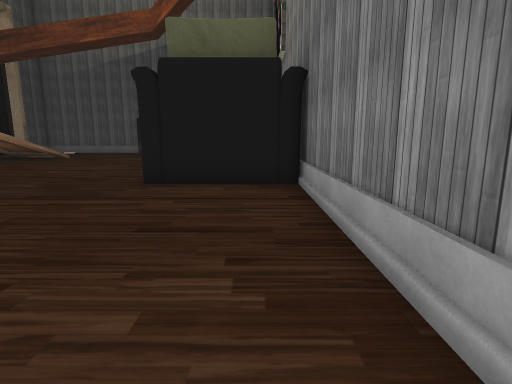
[1] (above)

14 first-person views from a walk through a 3-D level made in the Unity game engine. The camera is 1.5 m above the floor, tilts 10° down and sees 80° across. The floor is counted in squares, 1.5 m on a side. Each view is taken from the middle of a square. On the plan, view 1 faces up. The plan holds only what a view shows up to about 12 squares ahead; the rest is blank. The place goes on beyond the plan. The player is left out. Some surface patterns are stand-ins.

[2]
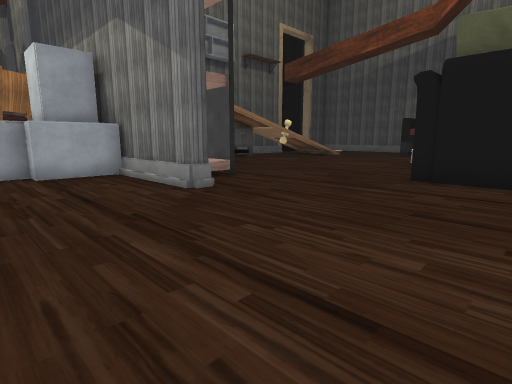

[3]
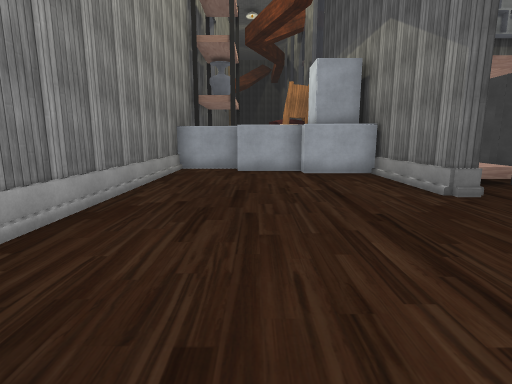

[4]
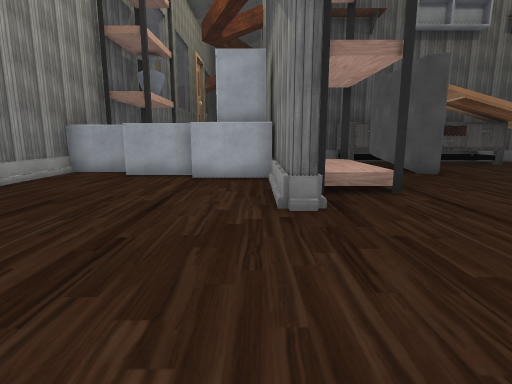

[5]
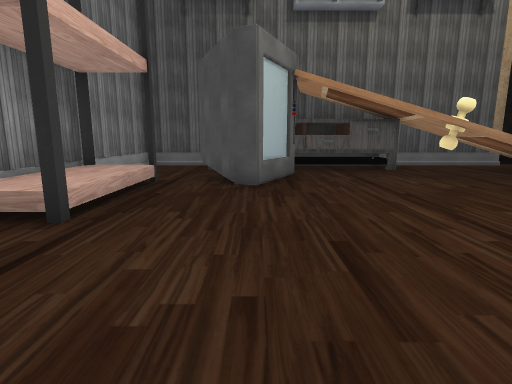

[6]
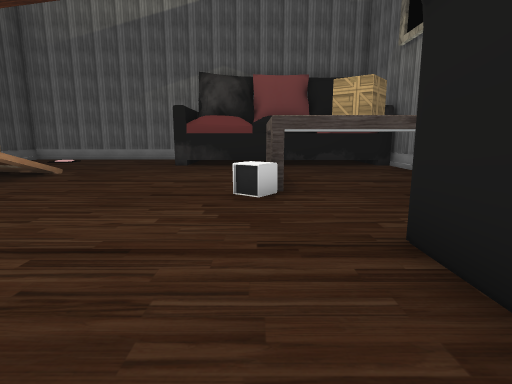

[7]
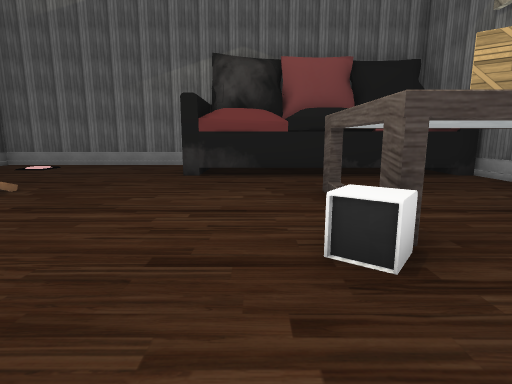

[8]
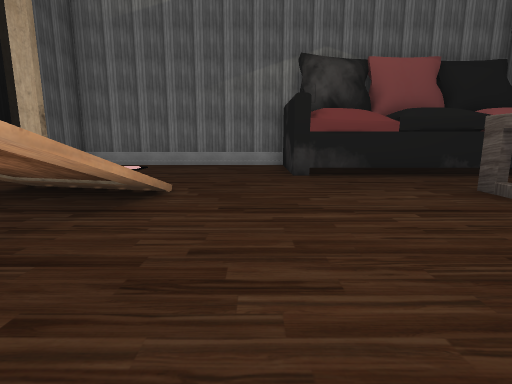

[9]
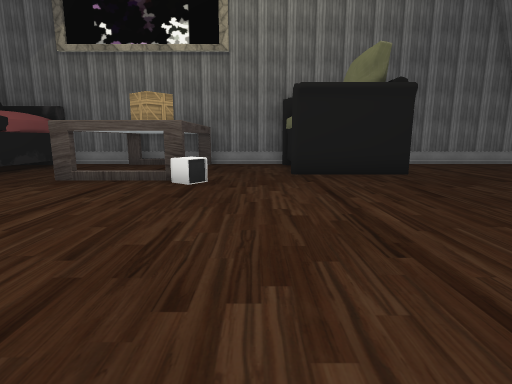

[10]
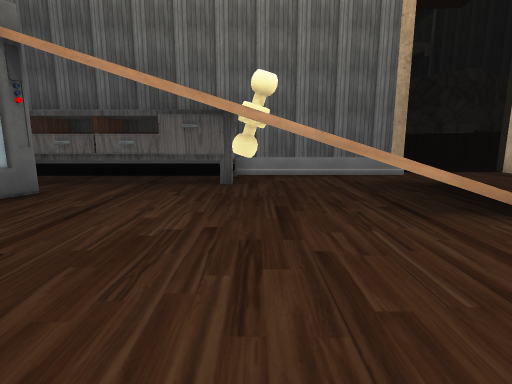

[11]
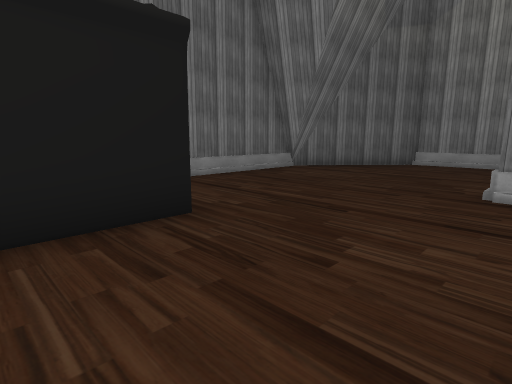

[12]
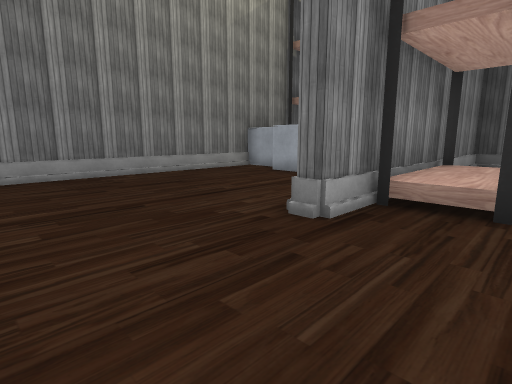

[13]
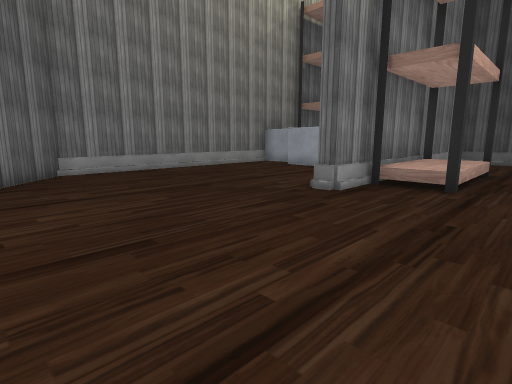

[14]
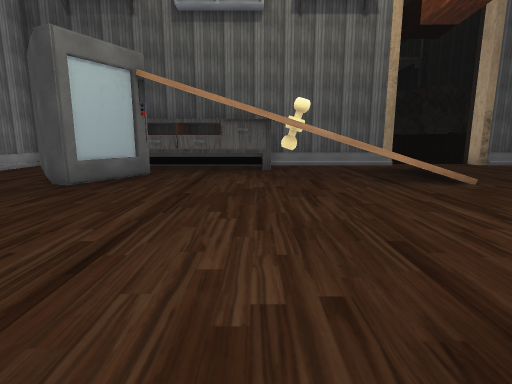

### Floor plan
Key: @ floor where view 1 was taken; # wall or solid block; x gap in a wall; . floor; / step, stairs or slope; = window, fence, low wall or low ledge; ^ raised ledge; T TV; O other object.
Columns run from 15 left of view 1 to 1 right of it. Each row starts with its distance up from view 1.
 22 #########
 21 #.......#
 20 #.......#
 19 #.......#########
 18  ...............#
 17  ...............#
 16 #.////..........#
 15 #.////..........#
 14 #./  #..........#
 13 #.// /.....O....O
 12 #...=......O....#
 11 ###.............#
 10  ##.............#
  9 ###..........#OO#
  8 ###.#........#OO#
  7   ####.......####
  6   #.T#..........#
  5 #....x..........#
  4 #....^^^^.......#
  3 #####^^###......#
  2    OOOO.........#
  1    OOOO.........#
  0     OO.........@#
 -1     OO..........#
 -2     O..........##
 -3     O.........##
 -4      ##########

Where each view was taken, in squares from view 1:
view 1: 0 up, 0 right, facing up
view 2: 1 down, 0 right, facing up-left
view 3: 1 down, 0 right, facing left
view 4: 2 up, 1 left, facing left
view 5: 7 up, 3 left, facing left
view 6: 7 up, 4 left, facing up
view 7: 10 up, 5 left, facing up
view 8: 10 up, 8 left, facing up
view 9: 11 up, 11 left, facing right
view 10: 12 up, 6 left, facing left
view 11: 9 up, 6 left, facing down-right
view 12: 5 up, 2 left, facing down-left
view 13: 6 up, 0 right, facing down-left
view 14: 11 up, 3 left, facing left
